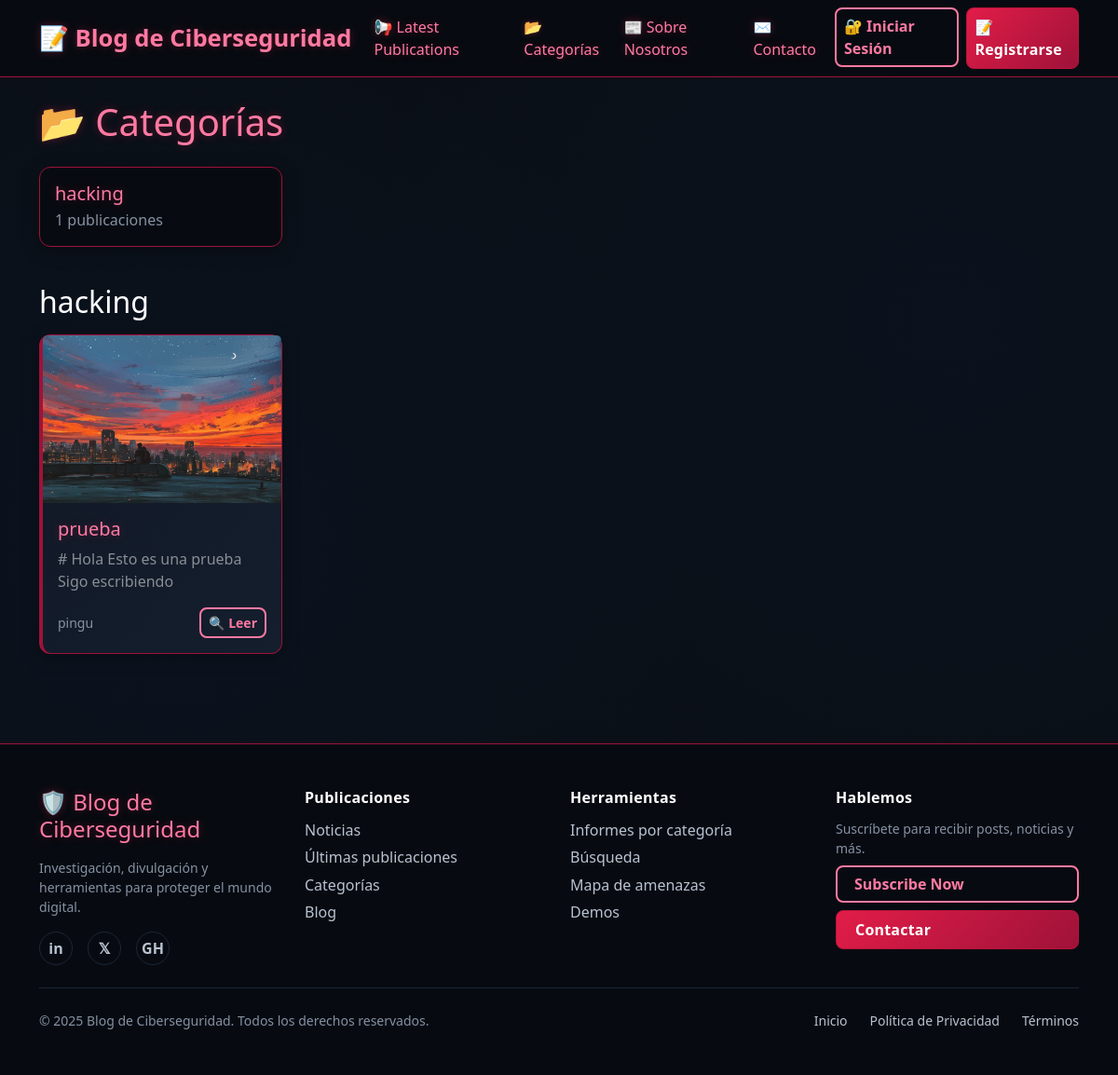
Screenshot of /categorias with the database file from the repository.
### tables this page shows
CREATE TABLE posts (
                id INTEGER PRIMARY KEY AUTOINCREMENT,
                title TEXT NOT NULL,
                content TEXT NOT NULL,
                author TEXT NOT NULL,
                category TEXT NOT NULL,
                image TEXT NOT NULL,
                date_created TIMESTAMP DEFAULT CURRENT_TIMESTAMP,
                FOREIGN KEY (author) REFERENCES users (username)
            );

### app.py (the view)
@app.route('/categorias')
def categories():
    with get_db_connection() as conn:
        rows = conn.execute('''
            SELECT category, COUNT(*) AS total
            FROM posts
            GROUP BY category
            ORDER BY total DESC, category ASC
        ''').fetchall()
        posts = conn.execute('''
            SELECT id, title, content, author, category, image, date_created
            FROM posts
            ORDER BY date_created DESC
        ''').fetchall()
    grouped = {}
    for p in posts:
        grouped.setdefault(p["category"], []).append(p)
    return render_template('categories.html', categories=rows, grouped_posts=grouped)

### app.py (called while the page is built)
@contextmanager
def get_db_connection():
    conn = sqlite3.connect(app.config['DATABASE'])
    conn.row_factory = sqlite3.Row
    try:
        yield conn
    finally:
        conn.close()

### templates/categories.html (shortened to what this page needs)
{% extends "base.html" %}
{% block content %}
<h1 class="text-red-glow mb-4">📂 Categorías</h1>
<div class="row mb-4">
  {% for row in categories %}
  <div class="col-md-4 col-lg-3 mb-3">
    <a class="card bg-dark-custom border-red-custom text-decoration-none h-100"
       href="{{ url_for('category_detail', cat_name=row['category']) }}">
      <div class="card-body">
        <h5 class="card-title text-red-glow mb-1">{{ row['category'] }}</h5>
        <p class="text-muted-red mb-0">{{ row['total'] }} publicaciones</p>
      </div>
    </a>
  </div>
  {% endfor %}
</div>
{% for cat, posts in grouped_posts.items() %}
  <h2 class="mt-4 mb-3">{{ cat }}</h2>
  <div class="row">
    {% for post in posts[:4] %}
    <div class="col-md-6 col-lg-3 mb-4">
      <div class="card bg-dark-custom border-red-custom h-100 post-card">
        {% if post['image'] %}
          <img src="{{ url_for('uploaded_file', filename=post['image']) }}" class="card-img-top" alt="{{ post['title'] }}" style="height: 180px; object-fit: cover;">
        {% endif %}
        <div class="card-body d-flex flex-column">
          <h5 class="card-title text-red-glow">{{ post['title'] }}</h5>
          <p class="card-text text-white-50">{{ post['content'][:100] }}{% if post['content']|length > 100 %}...{% endif %}</p>
          <div class="mt-auto d-flex justify-content-between align-items-center">
            <small class="text-muted-red">{{ post['author'] }}</small>
            <a href="{{ url_for('view_post', post_id=post['id']) }}" class="btn btn-outline-primary btn-sm">🔍 Leer</a>
          </div>
        </div>
      </div>
    </div>
    {% endfor %}
  </div>
{% endfor %}
{% endblock %}

### static/style.css (style rules this page uses)
html, body { height: 100%; margin: 0; }
*, *::before, *::after { box-sizing: border-box; }
body.dark-theme { display: flex; flex-direction: column; min-height: 100vh; }
:root { --dark-bg: #0a0f16; --darker-bg: #070b11; --dark-card: #111826; --dark-border: #1d2635; --red-primary: #e11d48; --red-dark: #be123c; --red-darker: #9f1239; --red-glow: #ff7aa2; --red-shadow: rgba(225, 29, 72, 0.35); --text-primary: #ffffff; --text-secondary: #b9c2d0; --text-muted: #8691a3; --text-on-brand: #ffffff; --text-link: #8bb9ff; --text-link-hover: #bcd6ff; --focus-ring: rgba(255, 122, 162, 0.55); --focus-ring-strong: rgba(255, 122, 162, 0.75); --overlay-strong: rgba(10, 15, 24, 0.85); --overlay-stronger: rgba(10, 15, 24, 0.92); }
body.dark-theme { background-color: var(--dark-bg); color: var(--text-primary); font-family: 'Segoe UI', Tahoma, Geneva, Verdana, sans-serif; background-image: radial-gradient(circle at 15% 50%, rgba(30, 90, 200, 0.05) 0%, transparent 50%), radial-gradient(circle at 85% 30%, rgba(30, 90, 200, 0.04) 0%, transparent 50%); min-height: 100vh; }
a { color: var(--text-link); text-decoration: none; }
.bg-dark-custom { background-color: var(--darker-bg) !important; backdrop-filter: blur(10px); }
.border-red-custom { border-color: var(--red-darker) !important; }
.btn-outline-primary { border: 2px solid var(--red-glow); color: var(--red-glow); background: transparent; border-radius: 8px; transition: all 0.3s ease; font-weight: 600; }
.card { background-color: var(--dark-card); border: 1px solid var(--dark-border); border-radius: 12px; box-shadow: 0 4px 20px rgba(0, 0, 0, 0.3); transition: all 0.3s ease; color: var(--text-primary); }
.post-card { border-left: 4px solid var(--red-primary); background: linear-gradient(135deg, var(--dark-card), #141e2d); }
.text-red-glow { color: var(--red-glow) !important; text-shadow: 0 0 10px var(--red-shadow); }
.text-muted-red { color: var(--text-muted) !important; }

### rows the page displays
posts: category "hacking", image (picture), title "prueba", content "# Hola Esto es una prueba Sigo escribiendo", author "pingu"

### other values shown
{{ row['category'] }} "hacking"
{{ row['total'] }} "1"
